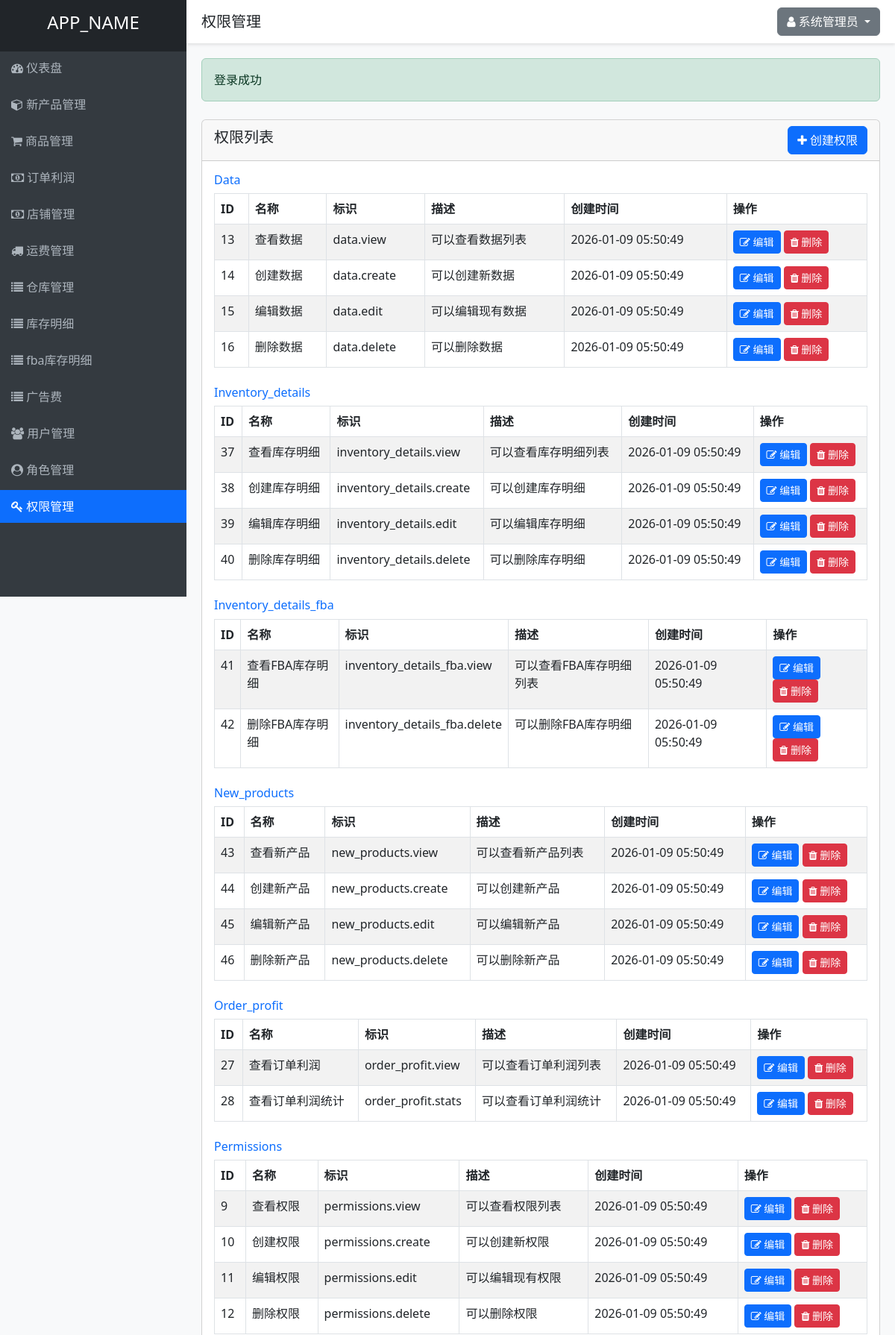
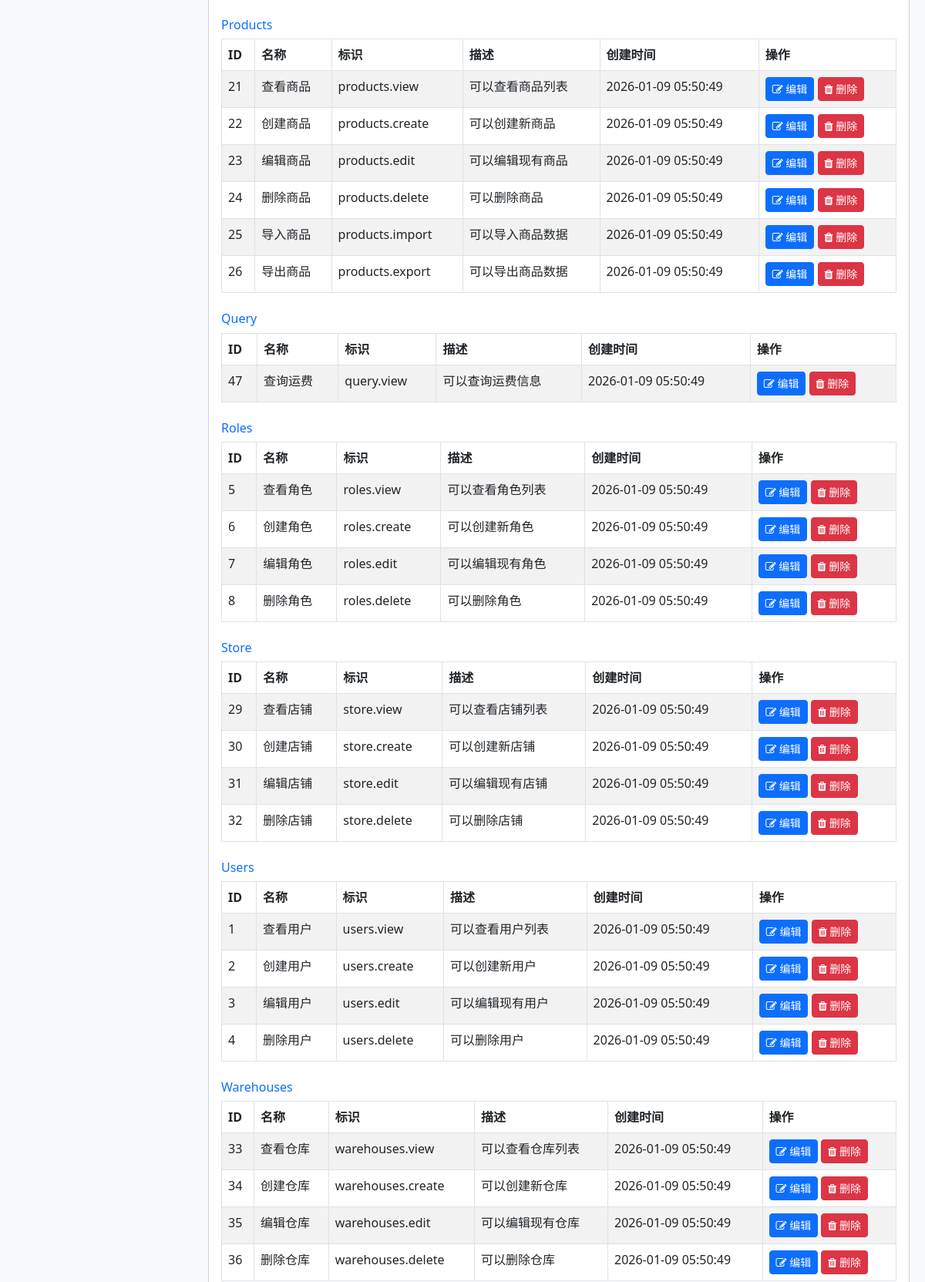
Page /permissions.php (signed in, upper part) on the committed database (2 pictures, top to bottom).
### tables this page shows
CREATE TABLE IF NOT EXISTS permissions (
    id INT AUTO_INCREMENT PRIMARY KEY,
    name VARCHAR(50) NOT NULL UNIQUE,
    slug VARCHAR(50) NOT NULL UNIQUE,
    description TEXT,
    module VARCHAR(50) NOT NULL,
    created_at TIMESTAMP DEFAULT CURRENT_TIMESTAMP,
    updated_at TIMESTAMP DEFAULT CURRENT_TIMESTAMP ON UPDATE CURRENT_TIMESTAMP
);

### controllers/PermissionController.php (called while the page is built, shortened)
<?php
require_once APP_ROOT . '/models/Permission.php';
require_once APP_ROOT . '/helpers/functions.php';
class PermissionController {
    private $permissionModel;
    public function __construct() {
        $this->permissionModel = new Permission();
    }
    public function index() {
        $permissions = $this->permissionModel->getAllByModule();
        $title = '权限管理';
        include VIEWS_DIR . '/layouts/header.php';
        include VIEWS_DIR . '/permissions/index.php';
        include VIEWS_DIR . '/layouts/footer.php';
    }
}
?>

### helpers/functions.php (called while the page is built, shortened)
<?php
function getSuccess() {
    $success = $_SESSION['success'] ?? '';
    return $success;
}
function isLoggedIn() {
    return isset($_SESSION['user_id']);
}
function getCurrentUserId() {
    return $_SESSION['user_id'] ?? null;
}
function hasPermission($permissionSlug) {
    require_once APP_ROOT . '/models/Permission.php';
    $permissionModel = new Permission();
    return $permissionModel->checkUserPermission(getCurrentUserId(), $permissionSlug);
}
?>

### includes/database.php (called while the page is built, shortened)
<?php
class Database {
    private static $instance = null;
    private $conn;
    private function __construct() {
        try {
            $this->conn = new PDO(
                "mysql:host=" . DB_HOST . ";dbname=" . DB_NAME . ";charset=utf8",
                DB_USER,
                DB_PASS,
                [
                    PDO::ATTR_ERRMODE => PDO::ERRMODE_EXCEPTION,
                    PDO::ATTR_DEFAULT_FETCH_MODE => PDO::FETCH_ASSOC,
                    PDO::ATTR_EMULATE_PREPARES => false
                ]
            );
        } catch(PDOException $e) {
            die("数据库连接失败: " . $e->getMessage());
        }
    }
    public static function getInstance() {
        if(self::$instance === null) {
            self::$instance = new Database();
        }
        return self::$instance;
    }
    public function query($sql, $params = []) {
        $stmt = $this->conn->prepare($sql);
        $stmt->execute($params);
        return $stmt;
    }
}
?>

### models/Permission.php (called while the page is built, shortened)
<?php
require_once APP_ROOT . '/includes/database.php';
class Permission {
    private $db;
    public function __construct() {
        $this->db = Database::getInstance();
    }
    public function getAll() {
        $sql = "SELECT * FROM permissions ORDER BY module, id";
        $stmt = $this->db->query($sql);
        return $stmt->fetchAll();
    }
    public function getAllByModule() {
        $permissions = $this->getAll();
        $grouped = [];
        foreach ($permissions as $permission) {
            $module = $permission['module'];
            if (!isset($grouped[$module])) {
                $grouped[$module] = [];
            }
            $grouped[$module][] = $permission;
        }
        return $grouped;
    }
    public function checkUserPermission($userId, $permissionSlug) {
        $sql = "SELECT COUNT(*) as count FROM permissions p
                JOIN role_permissions rp ON p.id = rp.permission_id
                JOIN user_roles ur ON rp.role_id = ur.role_id
                WHERE ur.user_id = ? AND p.slug = ?";
        $stmt = $this->db->query($sql, [$userId, $permissionSlug]);
        $result = $stmt->fetch();
        return $result['count'] > 0;
    }
}
?>

### views/permissions/index.php (the view)
<div class="row mt-4">
    <div class="col-md-12">
        <div class="card">
            <div class="card-header d-flex justify-content-between align-items-center">
                <h5>权限列表</h5>
                <?php if (hasPermission('permissions.create')): ?>
                    <a href="<?php echo APP_URL; ?>/permissions.php?action=create" class="btn btn-primary">
                        <i class="fa fa-plus"></i> 创建权限
                    </a>
                <?php endif; ?>
            </div>
            <div class="card-body">
                <?php foreach ($permissions as $module => $modulePermissions): ?>
                    <div class="mb-4">
                        <h6 class="text-primary"><?php echo ucfirst($module); ?></h6>
                        <table class="table table-bordered table-striped">
                            <thead>
                                <tr>
                                    <th>ID</th>
                                    <th>名称</th>
                                    <th>标识</th>
                                    <th>描述</th>
                                    <th>创建时间</th>
                                    <th>操作</th>
                                </tr>
                            </thead>
                            <tbody>
                                <?php foreach ($modulePermissions as $permission): ?>
                                    <tr>
                                        <td><?php echo $permission['id']; ?></td>
                                        <td><?php echo $permission['name']; ?></td>
                                        <td><?php echo $permission['slug']; ?></td>
                                        <td><?php echo $permission['description']; ?></td>
                                        <td><?php echo $permission['created_at']; ?></td>
                                        <td>
                                            <?php if (hasPermission('permissions.edit')): ?>
                                                <a href="<?php echo APP_URL; ?>/permissions.php?action=edit&id=<?php echo $permission['id']; ?>" class="btn btn-sm btn-primary">
                                                    <i class="fa fa-edit"></i> 编辑
                                                </a>
                                            <?php endif; ?>
                                            <?php if (hasPermission('permissions.delete')): ?>
                                                <a href="<?php echo APP_URL; ?>/permissions.php?action=delete&id=<?php echo $permission['id']; ?>" class="btn btn-sm btn-danger" onclick="return confirm('确定要删除这个权限吗？');">
                                                    <i class="fa fa-trash"></i> 删除
                                                </a>
                                            <?php endif; ?>
                                        </td>
                                    </tr>
                                <?php endforeach; ?>
                            </tbody>
                        </table>
                    </div>
                <?php endforeach; ?>
            </div>
        </div>
    </div>
</div>

### permissions.php (shortened to what this page needs)
<?php
require_once __DIR__ . '/controllers/PermissionController.php';
$permissionController = new PermissionController();
$action = $_GET['action'] ?? 'index';
switch ($action) {
    case 'index':
        $permissionController->index();
        break;
}
?>

### views/layouts/header.php (shortened to what this page needs)
<!DOCTYPE html>
<html lang="zh-CN">
<head>
    <link href="<?php echo APP_URL; ?>/public/css/bootstrap.min.css" rel="stylesheet">
    <link href="<?php echo APP_URL; ?>/public/css/font-awesome.min.css" rel="stylesheet">
</head>
<body>
    <div class="sidebar">
        <div class="p-3 bg-dark text-center">
            <h4><?php echo APP_NAME; ?></h4>
        </div>
        <div class="nav">
            <div class="nav-item">
                <a href="<?php echo APP_URL; ?>/dashboard.php" class="<?php echo basename($_SERVER['PHP_SELF']) == 'dashboard.php' ? 'active' : ''; ?>">
                    <i class="fa fa-dashboard"></i> 仪表盘
                </a>
            </div>
            <?php if (isLoggedIn()): ?>
            <div class="nav-item">
                <a href="<?php echo APP_URL; ?>/new_products.php" class="<?php echo basename($_SERVER['PHP_SELF']) == 'new_products.php' ? 'active' : ''; ?>">
                    <i class="fa fa-cube"></i> 新产品管理
                </a>
            </div>
            <?php endif; ?>
            <?php  if (isLoggedIn()):  ?>
            <div class="nav-item">
                <a href="<?php echo APP_URL; ?>/products.php" class="<?php echo basename($_SERVER['PHP_SELF']) == 'products.php' ? 'active' : ''; ?>">
                    <i class="fa fa-shopping-cart"></i> 商品管理
                </a>
            </div>
            <?php endif; ?>
            <?php if (isLoggedIn()): ?>
            <div class="nav-item">
                <a href="<?php echo APP_URL; ?>/order_profit.php" class="<?php echo basename($_SERVER['PHP_SELF']) == 'order_profit.php' ? 'active' : ''; ?>">
                    <i class="fa fa-money"></i> 订单利润
                </a>
            </div>
            <?php endif; ?>
             <?php if (isLoggedIn()): ?>
            <div class="nav-item">
                <a href="<?php echo APP_URL; ?>/store.php" class="<?php echo basename($_SERVER['PHP_SELF']) == 'store.php' ? 'active' : ''; ?>">
                    <i class="fa fa-money"></i> 店铺管理
                </a>
            </div>
            <?php endif; ?>
            <?php if (hasPermission('yunfei.view')): ?>
            <div class="nav-item">
                <a href="<?php echo APP_URL; ?>/yunfei.php" class="<?php echo basename($_SERVER['PHP_SELF']) == 'yunfei.php' ? 'active' : ''; ?>">
                    <i class="fa fa-truck"></i> 运费管理
                </a>
            </div>
            <?php endif; ?>
             <?php if (hasPermission('warehouses.view')): ?>
            <div class="nav-item">
                <a href="<?php echo APP_URL; ?>/warehouses.php" class="<?php echo basename($_SERVER['PHP_SELF']) == 'warehouses.php' ? 'active' : ''; ?>">
                    <i class="fa fa-list"></i> 仓库管理
                </a>
            </div>
            <?php endif; ?>
            <?php if (hasPermission('inventory_details.view')): ?>
            <div class="nav-item">
                <a href="<?php echo APP_URL; ?>/inventory_details.php" class="<?php echo basename($_SERVER['PHP_SELF']) == 'inventory_details.php' ? 'active' : ''; ?>">
                    <i class="fa fa-list"></i> 库存明细
                </a>
            </div>
            <?php endif; ?>
            <?php if (isLoggedIn()): ?>
            <div class="nav-item">
                <a href="<?php echo APP_URL; ?>/inventory_details_fba.php" class="<?php echo basename($_SERVER['PHP_SELF']) == 'inventory_details_fba.php' ? 'active' : ''; ?>">
                    <i class="fa fa-list"></i> fba库存明细
                </a>
            </div>
            <?php endif; ?>
             <?php if (isLoggedIn()): ?>
            <div class="nav-item">
                <a href="<?php echo APP_URL; ?>/costs.php" class="<?php echo basename($_SERVER['PHP_SELF']) == 'costs.php' ? 'active' : ''; ?>">
                    <i class="fa fa-list"></i> 广告费
                </a>
            </div>
            <?php endif; ?>
             <?php if (hasPermission('users.view')): ?>
            <div class="nav-item">
                <a href="<?php echo APP_URL; ?>/users.php" class="<?php echo basename($_SERVER['PHP_SELF']) == 'users.php' ? 'active' : ''; ?>">
                    <i class="fa fa-users"></i> 用户管理
                </a>
            </div>
            <?php endif; ?>
            <?php if (hasPermission('roles.view')): ?>
            <div class="nav-item">
                <a href="<?php echo APP_URL; ?>/roles.php" class="<?php echo basename($_SERVER['PHP_SELF']) == 'roles.php' ? 'active' : ''; ?>">
                    <i class="fa fa-user-circle"></i> 角色管理
                </a>
            </div>
            <?php endif; ?>
            <?php if (hasPermission('permissions.view')): ?>
            <div class="nav-item">
                <a href="<?php echo APP_URL; ?>/permissions.php" class="<?php echo basename($_SERVER['PHP_SELF']) == 'permissions.php' ? 'active' : ''; ?>">
                    <i class="fa fa-key"></i> 权限管理
                </a>
            </div>
            <?php endif; ?>
        </div>
    </div>
    <div class="header">
        <div class="d-flex justify-content-between align-items-center">
            <h5 class="mb-0"><?php echo $title ?? '欢迎使用'; ?></h5>
            <div class="dropdown">
                <button class="btn btn-secondary dropdown-toggle" type="button" id="userDropdown" data-bs-toggle="dropdown" aria-expanded="false">
                    <i class="fa fa-user"></i> <?php echo $_SESSION['full_name']; ?>
                </button>
            </div>
        </div>
    </div>
    <div class="content">
        <?php if ($success = getSuccess()): ?>
            <div class="alert alert-success" role="alert">
                <?php echo $success; ?>
            </div>
        <?php endif; ?>

### views/layouts/footer.php (shortened to what this page needs)
    </div>
</body>
</html>

### views/layouts/header.php (style rules this page uses)
body { background-color: #f8f9fa; }
.sidebar { height: 100vh; background-color: #343a40; color: white; position: fixed; top: 0; left: 0; width: 250px; overflow-y: auto; }
.sidebar a { color: #adb5bd; text-decoration: none; display: block; padding: 10px 15px; }
.sidebar .active { background-color: #0d6efd; color: white; }
.content { margin-left: 250px; padding: 20px; }
.header { background-color: white; padding: 10px 20px; box-shadow: 0 2px 4px rgba(0, 0, 0, 0.1); margin-left: 250px; }
.nav { display: flex;flex-direction: column; }
.nav-item { margin-bottom: 5px; display: block; }

### rows in the picture
permissions: id "13", name "查看数据", slug "data.view", description "可以查看数据列表", created_at "2026-01-09 05:50:49"
permissions: id "14", name "创建数据", slug "data.create", description "可以创建新数据", created_at "2026-01-09 05:50:49"
permissions: id "15", name "编辑数据", slug "data.edit", description "可以编辑现有数据", created_at "2026-01-09 05:50:49"
permissions: id "16", name "删除数据", slug "data.delete", description "可以删除数据", created_at "2026-01-09 05:50:49"
permissions: id "37", name "查看库存明细", slug "inventory_details.view", description "可以查看库存明细列表", created_at "2026-01-09 05:50:49"
permissions: id "38", name "创建库存明细", slug "inventory_details.create", description "可以创建库存明细", created_at "2026-01-09 05:50:49"
permissions: id "39", name "编辑库存明细", slug "inventory_details.edit", description "可以编辑库存明细", created_at "2026-01-09 05:50:49"
permissions: id "40", name "删除库存明细", slug "inventory_details.delete", description "可以删除库存明细", created_at "2026-01-09 05:50:49"
permissions: id "41", name "查看FBA库存明细", slug "inventory_details_fba.view", description "可以查看FBA库存明细列表", created_at "2026-01-09 05:50:49"
permissions: id "42", name "删除FBA库存明细", slug "inventory_details_fba.delete", description "可以删除FBA库存明细", created_at "2026-01-09 05:50:49"
permissions: id "43", name "查看新产品", slug "new_products.view", description "可以查看新产品列表", created_at "2026-01-09 05:50:49"
permissions: id "44", name "创建新产品", slug "new_products.create", description "可以创建新产品", created_at "2026-01-09 05:50:49"
permissions: id "45", name "编辑新产品", slug "new_products.edit", description "可以编辑新产品", created_at "2026-01-09 05:50:49"
permissions: id "46", name "删除新产品", slug "new_products.delete", description "可以删除新产品", created_at "2026-01-09 05:50:49"
permissions: id "27", name "查看订单利润", slug "order_profit.view", description "可以查看订单利润列表", created_at "2026-01-09 05:50:49"
permissions: id "28", name "查看订单利润统计", slug "order_profit.stats", description "可以查看订单利润统计", created_at "2026-01-09 05:50:49"
permissions: id "9", name "查看权限", slug "permissions.view", description "可以查看权限列表", created_at "2026-01-09 05:50:49"
permissions: id "10", name "创建权限", slug "permissions.create", description "可以创建新权限", created_at "2026-01-09 05:50:49"
permissions: id "11", name "编辑权限", slug "permissions.edit", description "可以编辑现有权限", created_at "2026-01-09 05:50:49"
permissions: id "12", name "删除权限", slug "permissions.delete", description "可以删除权限", created_at "2026-01-09 05:50:49"
permissions: id "21", name "查看商品", slug "products.view", description "可以查看商品列表", created_at "2026-01-09 05:50:49"
permissions: id "22", name "创建商品", slug "products.create", description "可以创建新商品", created_at "2026-01-09 05:50:49"
permissions: id "23", name "编辑商品", slug "products.edit", description "可以编辑现有商品", created_at "2026-01-09 05:50:49"
permissions: id "24", name "删除商品", slug "products.delete", description "可以删除商品", created_at "2026-01-09 05:50:49"
permissions: id "25", name "导入商品", slug "products.import", description "可以导入商品数据", created_at "2026-01-09 05:50:49"
permissions: id "26", name "导出商品", slug "products.export", description "可以导出商品数据", created_at "2026-01-09 05:50:49"
permissions: id "47", name "查询运费", slug "query.view", description "可以查询运费信息", created_at "2026-01-09 05:50:49"
permissions: id "5", name "查看角色", slug "roles.view", description "可以查看角色列表", created_at "2026-01-09 05:50:49"
permissions: id "6", name "创建角色", slug "roles.create", description "可以创建新角色", created_at "2026-01-09 05:50:49"
permissions: id "7", name "编辑角色", slug "roles.edit", description "可以编辑现有角色", created_at "2026-01-09 05:50:49"
permissions: id "8", name "删除角色", slug "roles.delete", description "可以删除角色", created_at "2026-01-09 05:50:49"
permissions: id "29", name "查看店铺", slug "store.view", description "可以查看店铺列表", created_at "2026-01-09 05:50:49"
permissions: id "30", name "创建店铺", slug "store.create", description "可以创建新店铺", created_at "2026-01-09 05:50:49"
permissions: id "31", name "编辑店铺", slug "store.edit", description "可以编辑现有店铺", created_at "2026-01-09 05:50:49"
permissions: id "32", name "删除店铺", slug "store.delete", description "可以删除店铺", created_at "2026-01-09 05:50:49"
permissions: id "1", name "查看用户", slug "users.view", description "可以查看用户列表", created_at "2026-01-09 05:50:49"
permissions: id "2", name "创建用户", slug "users.create", description "可以创建新用户", created_at "2026-01-09 05:50:49"
permissions: id "3", name "编辑用户", slug "users.edit", description "可以编辑现有用户", created_at "2026-01-09 05:50:49"
permissions: id "4", name "删除用户", slug "users.delete", description "可以删除用户", created_at "2026-01-09 05:50:49"
permissions: id "33", name "查看仓库", slug "warehouses.view", description "可以查看仓库列表", created_at "2026-01-09 05:50:49"
permissions: id "34", name "创建仓库", slug "warehouses.create", description "可以创建新仓库", created_at "2026-01-09 05:50:49"
permissions: id "35", name "编辑仓库", slug "warehouses.edit", description "可以编辑现有仓库", created_at "2026-01-09 05:50:49"
permissions: id "36", name "删除仓库", slug "warehouses.delete", description "可以删除仓库", created_at "2026-01-09 05:50:49"

### other values in the picture
APP_NAME "APP_NAME"
$title "权限管理"
$_SESSION['full_name'] "系统管理员"
$success "登录成功"
$module "Data"
$module "Inventory_details"
$module "Inventory_details_fba"
$module "New_products"
$module "Order_profit"
$module "Permissions"
$module "Products"
$module "Query"
$module "Roles"
$module "Store"
$module "Users"
